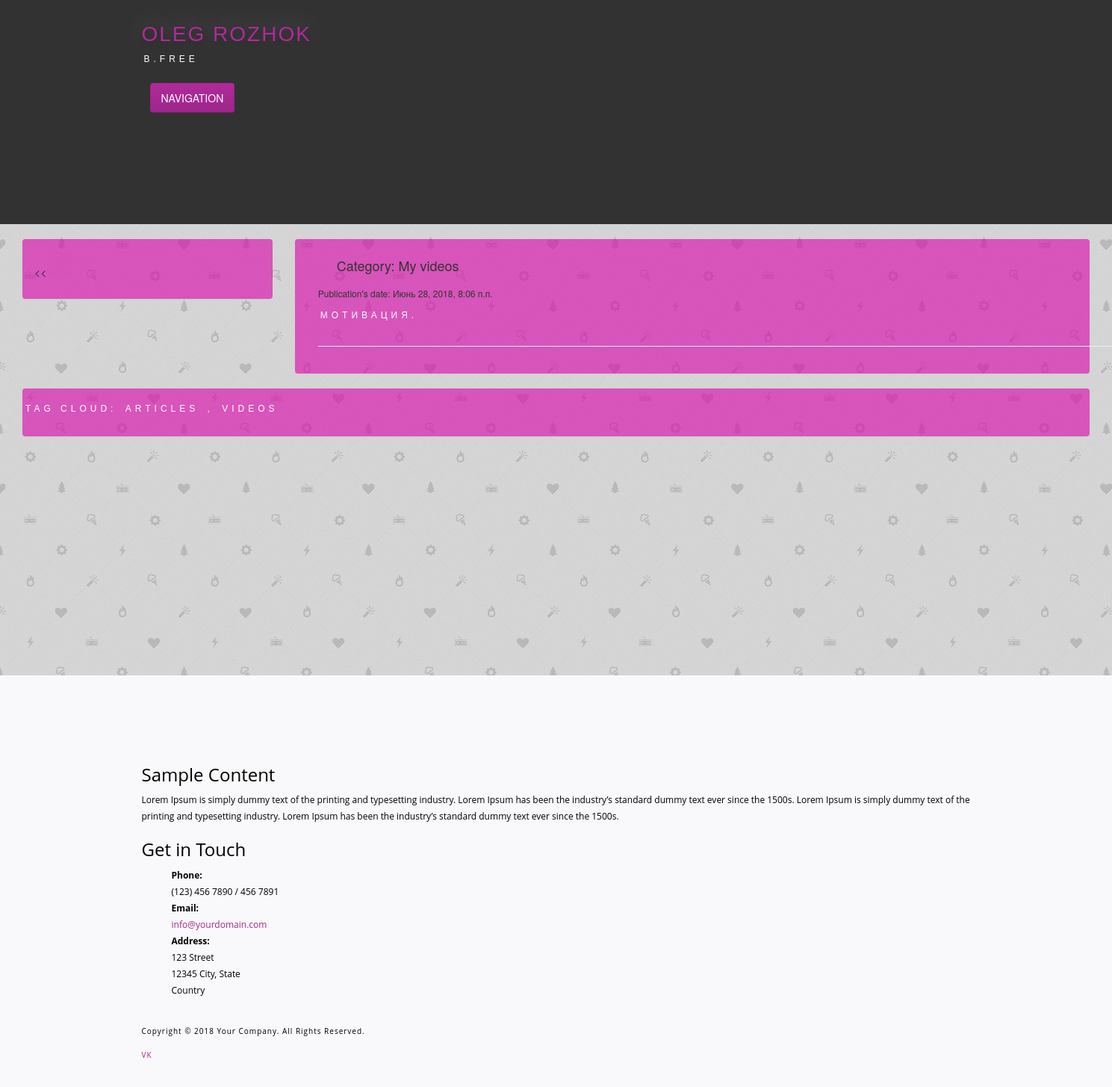
Page /category/get/8/ on the committed database.
### article/models.py (models this page shows, shortened)
class Category(MPTTModel):
    class Meta():
        db_table = "category"
        verbose_name_plural = "Categories"
        verbose_name = "Category"
        ordering = ('tree_id', 'level',)
    name = models.CharField(max_length=150, verbose_name="Category", unique=True)
    parent = TreeForeignKey('self', on_delete=models.CASCADE, null=True, blank=True, related_name='children', verbose_name="Parent's class")
    def __unicode__(self):
        return self.name
    class MPTTMeta:
        level_atrr = 'mptt-level'
        order_insertion_by = ['name']

class Article(models.Model):
    class Meta():
        db_table = "article"
    article_title = models.CharField(max_length=200)
    article_text = RichTextField()
    article_date = models.DateTimeField()
    article_likes = models.IntegerField(default=0)
    article_image = models.ImageField(null=True, blank=True, upload_to="images/", verbose_name="Image")
    video = EmbedVideoField(null=True, blank=True, verbose_name="Video")
    category = TreeForeignKey(Category, null=True, blank=False, related_name='cat')
    keywords = models.ManyToManyField(Keywords, related_name="keywords", related_query_name="keywords", blank=True, verbose_name="Keywords")

class Keywords(models.Model):
    class Meta():
        db_table = "keywords"
    name = models.CharField(max_length=50, blank=True, unique=True, verbose_name="Tags")
    def __unicode__(self):
        return self.name

### article/views.py (the view)
# urls.py: url(r'^category/get/(?P<category_id>\d+)/$', article_views.article_cat, name='article_cat'),
def article_cat(request, category_id=1):
    args = {}
    args['projects'] = Category.objects.all()
    args['category'] = Category.objects.get(id=category_id)
    branch_categories = args['category'].get_descendants(include_self=True)
    args['articles'] = Article.objects.filter(category_id=category_id)
    args['username'] = auth.get_user(request).username
    args['keywords'] = Keywords.objects.all()
    args['category_articles'] = Article.objects.filter(category__in=branch_categories).distinct()
    return render_to_response('article_cat.html', args)

### article/templates/article_cat.html (shortened to what this page needs)
{% extends 'main.html' %}
{% load embed_video_tags %}
{% load staticfiles %}
{% load i18n mptt_tags %}
{% block article %}
<ul><h4> Category: {{ category }}</h4></ul>
<div class="container">
    <div class="row">
        <div class="col-sm-8">
        {% for article in category_articles %}
        <h6>Publication's date: {{ article.article_date }}</h6>
        <h4><a href="/articles/get/{{ article.id }}/" class="notpodcherk" id="divTagLine">{{ article.article_title}}</a></h4>
        {% endfor %}
        </div>
    </div>
    <hr>
</div>
{% endblock %}

### article/templates/main.html (shortened to what this page needs)
{% load staticfiles %}
{% load i18n mptt_tags %}
<!DOCTYPE html>
<html>
<head>
    <link rel="stylesheet" href="https://maxcdn.bootstrapcdn.com/bootstrap/4.0.0/css/bootstrap.min.css">
    {% load bootstrap3 %}
    {% bootstrap_css %}
</head>
<body>
<div id="decorative2">
    <div class="container">
        <div class="divPanel topArea notop nobottom">
        <div class="row-fluid">
            <div class="pull-top">
                        <a href="https://vk.com/oleg_rozhok" id="divSiteTitle" class="notpodcherk">Oleg Rozhok</a><br />
                        <a href="https://vk.com/video-41355314_456239038" id="divTagLine" class="notpodcherk">b.free</a>
            </div>
                    <div id="divMenuRight" class="pull-left">
                    <div class="navbar">
                        <button type="button" class="btn btn-navbar-highlight btn-large btn-primary" data-toggle="collapse" data-target=".nav-collapse">
                            NAVIGATION
                        </button>
                    </div>
                    </div>
        </div>
        </div>
    </div>
</div>
<br />
<div class="container-fluid">
  <div class="row-fluid">
    <div class="col col-lg-3">
    <div class="panel panel-body special-card">
    <ol class="marker" id="breadcrumb">
    {% recursetree projects %}
        <li>
       <a href="/category/get/{{ node.id }}" title="{% blocktrans with project=node %}Show all entries in {{ project }}{% endblocktrans %}">{{ node }}</a>
        </li>
    {% endrecursetree %}
    </ol>
    </div>
    </div>
    <div class="col col-lg-9">
    <div class="panel panel-body fones special-card">
    {% block article %}{% endblock %}
    </div>
    </div>
    <div class="col col-lg-12">
    <div class="panel panel-body special-card" id="divTagLine"> Tag cloud:
        <ol id="breadcrumb">
    {% for keyword in keywords %}
            <a id="divTagLine" class="notpodcherk" href="/keyword/{{ keyword.id }}">{{ keyword }}</a>
    {% if not forloop.last %}, {% endif %}
    {% endfor %}
        </ol>
    </div>
    </div>
  </div>
</div>
<div id="footerOuterSeparator">
<div id="divFooter">
    <div class="container">
        <div class="divPanel">
            <div class="row-fluid">
               <div class="span1" id="footerArea3">
                    <h3>Sample Content</h3>
                    <p>Lorem Ipsum is simply dummy text of the printing and typesetting industry. Lorem Ipsum has been the industry’s standard dummy text ever since the 1500s.
                        Lorem Ipsum is simply dummy text of the printing and typesetting industry. Lorem Ipsum has been the industry’s standard dummy text ever since the 1500s.
                    </p>
                </div>
                <div class="span2" id="footerArea4">
                    <h3>Get in Touch</h3>
                    <ul id="contact-info">
                    <li>
                        <span class="field">Phone:</span>
                        <br />
                        (123) 456 7890 / 456 7891
                    </li>
                    <li>
                        <span class="field">Email:</span>
                        <br />
                        <a href="mailto:info@yourdomain.com" title="Email">info@yourdomain.com</a>
                    </li>
                    <li>
                        <span class="field">Address:</span>
                        <br />
                        123 Street<br />
                        12345 City, State<br />
                        Country
                    </li>
                    </ul>
                </div>
            </div>
            <br />
            <div class="row-fluid">
                <div class="span3">
                    <p class="copyright">
                        Copyright © 2018 Your Company. All Rights Reserved.
                    </p>
                    <p class="social_bookmarks">
                        <a href="https://vk.com/beeroom_volosovo">VK</a>
                    </p>
                </div>
            </div>
            <br />
        </div>
    </div>
</div>
</div>
</body>
</html>

### article/templates/main.html (style rules this page uses)
body { background: #CCCCCC url(/media/images/fon.jpg); background-repeat: inherit; }
.fones { background: #f9f8fa }
.special-card { background-color: rgba(218, 0, 170, 0.6); }
.divPanel.notop { padding-top:25px }
.divPanel.nobottom { padding-bottom:0px }
#decorative2 { background-color: rgb(50, 50, 50); height: 300px; }
#divSiteTitle { font-family: 'Century Gothic', sans-serif; color: rgb(176, 42, 154); font-size: 28px; text-shadow: rgba(0, 0, 0, 0.2) 2px 5px 9px, rgba(255, 255, 255, 0.298039) 0px -5px 35px; line-height: 42px; letter-spacing: 2px; text-transform: uppercase; font-weight: normal; font-style: normal; padding-left: 0px; padding-right: 0px; }
#divTagLine { font-family: 'Century Gothic', sans-serif; font-size: 12px; text-transform: uppercase; letter-spacing: 5px; line-height: 22px; color: rgb(255, 255, 255); text-shadow: none; padding-left: 3px; padding-right: 3px; font-weight: normal; font-style: normal; }
.navbar .btn-navbar-highlight { display:inline;padding:9px 14px;margin-top:15px; }
.btn-primary { border:1px solid #9d2589;border-bottom:1px solid #7b1d6c;background-color:#b02a9a;background-repeat: repeat-x;background-image:-webkit-gradient(linear, left top, left bottom, from(#b02a9a), to(#9e268b));background-image:-webkit-linear-gradient(top, #b02a9a, #9e268b);background-image:-moz-linear-gradient(top, #b02a9a, #9e268b);background-image:-ms-linear-gradient(top, #b02a9a, #9e268b);background-image:-o-linear-gradient(top, #b02a9a, #9e268b);background-image:linear-gradient(top, #b02a9a, #9e268b);filter: progid:dximagetransform.microsoft.gradient(startColorstr=#b02a9a, endColorstr=#9e268b, GradientType=0);filter: progid:dximagetransform.microsoft.gradient(enabled=false); }
ol { list-style:none; }
.marker { list-style: none; }
.marker > li:before { content: '<< '; }
#breadcrumb { list-style: none; display: inline-block; padding-left: 0px; }
#breadcrumb li { float: center; }
#breadcrumb li a { color: #fff; display: inline-block; background-color: rgba(218, 0, 170, 0.01); text-decoration: none; position: relative; height: 34px; line-height: 34px; padding: 0 10px 0 5px; text-align: center; margin-right: 23px; -webkit-user-select: none; -moz-user-select: none; -ms-user-select: none; user-select: none; }
#breadcrumb li:first-child a { padding-left: 15px; -moz-border-radius: 4px 0 0 4px; -webkit-border-radius: 4px; border-radius: 4px 0 0 4px; }
#breadcrumb li:last-child a { padding-right: 15px; -moz-border-radius: 0 4px 4px 0; -webkit-border-radius: 0; border-radius: 0 4px 4px 0; }
#breadcrumb li a:before { left: 0px; border-left-color: transparent; text-align: center; }
#breadcrumb li a:after { text-align: center; border-color: transparent; border-left-color: #cc2eaa; }
#divFooter { font-family: 'Open Sans', sans-serif; background-color: #f9f8fa; color: #000000; padding-top: 100px; line-height: 22px; font-size: 12px; text-transform: none; background-image: none; background-repeat: repeat repeat; }
#divFooter a { color: rgb(164, 39, 143); }
#divFooter h3 { color: rgb(0, 0, 0); }
#footerOuterSeparator { margin-top: 300px; border-top-width: 0px; border-top-style: solid; border-top-color: rgb(95, 95, 95); }
#divFooter { margin-left:-20px;margin-right:-20px;padding-left:20px;padding-right:20px; }
#divFooter { margin-left:0px;margin-right:0px;padding-left:0px;padding-right:0px; }
.social_bookmarks a { font-size:smaller !important;text-transform:uppercase;letter-spacing:1px;text-decoration:none;margin-right:20px; }
.copyright { font-size:smaller;letter-spacing:1px; }
ul#contact-info .field { font-weight:bold; }
ul#contact-info { list-style:none; }

### rows in the picture
Category: name "My videos"
Article: article_date "Июнь 28, 2018, 8:06 п.п.", article_title "МОТИВАЦИЯ."
Keywords: name "ARTICLES"
Keywords: name "VIDEOS"
